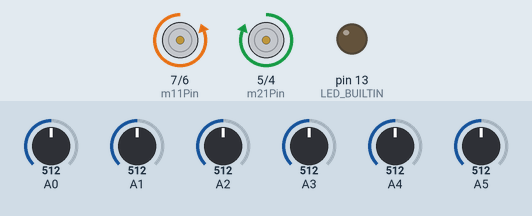
The sketch below on a simulated Arduino Uno, built with avr-gcc and run on an emulated ATmega328P. Parts: motor-driver pin pairs drawn as motors (green arrow = first pin HIGH = forward, orange = second pin HIGH = backward, longer = more drive, scaled by the enable pin), output pins drawn as LEDs (lit = HIGH). The test bench sets the inputs (shaded band); at power-on: A0 = 512, A2 = 512, A4 = 512, A1 = 512, A3 = 512, A5 = 512. What the sketch prints to the serial monitor is not drawn.

Above: at 14.3 s.
14.4 s: A0 set to 524
At 15.15 s:
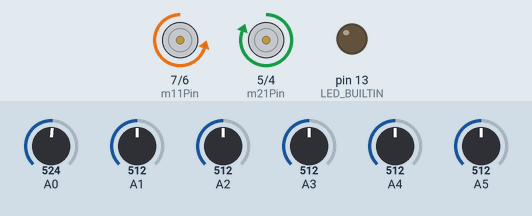
At 16.66 s:
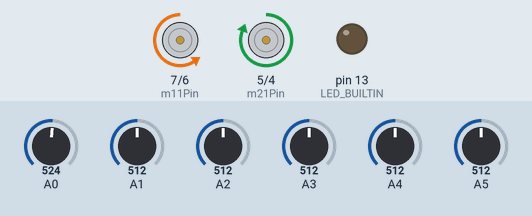
17.4 s: A2 set to 464
At 18.46 s:
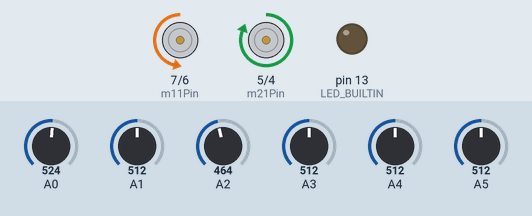
20.4 s: A2 set to 434
21.9 s: A4 set to 646
24.9 s: A4 set to 676
At 26.42 s:
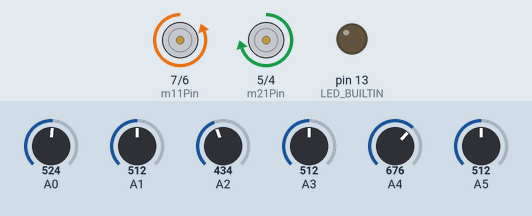
27.9 s: A1 set to 60
Timing chart, 0 to 30.9 s (numbered marks = the images above; inputs shaded):
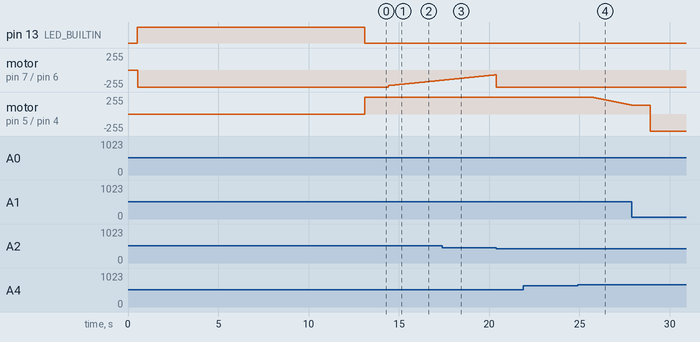

The sketch:

spinny.ino
```cpp
#include <QTRSensors.h>

const int bitsPerSecond = 9600;
const int m11Pin = 7;
const int m12Pin = 6;
const int m21Pin = 5;
const int m22Pin = 4;
const int m1Enable = 11;
const int m2Enable = 10;
const float maxSpeed = 255;
const float minSpeed = -255;
const float baseSpeed = 255;
const int sensorCount = 6;
const int delayBeforeCalibration = 500;
const int calibrationCount = 350;
const int sensorMinValue = 0;
const int sensorMaxValue = 5000;
const int errorMinValue = -70;
const int errorMaxValue = 70;
const int calibrationSpeedLower = -255;
const int calibrationSpeedZero = 0;
const int calibrationSpeedHigher = 255;
const int errorIntervalLowerBound = -30;
const int errorIntervalUpperBound = 30;
const byte right = 0;
const byte left = 1;

float kp = 20;
float ki = 0.1;
float kd = 17;
float m1Speed = 0;
float m2Speed = 0;
float p = 0;
float i = 0;
float d = 0;
float error = 0;
float lastError = 0;
int sensorValues[sensorCount];
int sensors[sensorCount] = {0, 0, 0, 0, 0, 0};
float motorSpeed;
byte lastDirection = 0;
QTRSensors qtr;

void setup() {
  Serial.begin(bitsPerSecond);
  pinMode(m11Pin, OUTPUT);
  pinMode(m12Pin, OUTPUT);
  pinMode(m21Pin, OUTPUT);
  pinMode(m22Pin, OUTPUT);
  pinMode(m1Enable, OUTPUT);
  pinMode(m2Enable, OUTPUT);

  qtr.setTypeAnalog();
  qtr.setSensorPins((const uint8_t[]){A0, A1, A2, A3, A4, A5}, sensorCount);

  delay(delayBeforeCalibration);
  pinMode(LED_BUILTIN, OUTPUT);
  digitalWrite(LED_BUILTIN, HIGH);

  for (uint16_t i = 0; i < calibrationCount; i++) {
    qtr.calibrate();
    Serial.println(getError());
    if (getError() > errorIntervalUpperBound) {
      lastDirection = right;
      setMotorSpeed(calibrationSpeedZero, calibrationSpeedLower);
    }
    else if (getError() < errorIntervalLowerBound) {
      lastDirection = left;
      setMotorSpeed(calibrationSpeedLower, calibrationSpeedZero);
    }
    else {
      if (lastDirection == right) {
        setMotorSpeed(calibrationSpeedHigher, calibrationSpeedZero);
      }
      else if (lastDirection == left) {
        setMotorSpeed(calibrationSpeedZero, calibrationSpeedHigher);
      }
    }
  }
  digitalWrite(LED_BUILTIN, LOW);
}

void loop() {
  float error = getError();

  p = error;
  i = i + error;
  d = error - lastError;
  lastError = error;

  motorSpeed = kp * p + ki * i + kd * d;

  m1Speed = baseSpeed;
  m2Speed = baseSpeed;

  if (error < 0) {
    m1Speed += motorSpeed;
  }
  else if (error > 0) {
    m2Speed -= motorSpeed;
  }

  m1Speed = constrain(m1Speed, minSpeed, maxSpeed);
  m2Speed = constrain(m2Speed, minSpeed, maxSpeed);

  setMotorSpeed(m1Speed, m2Speed);
}

float getError() {
  return map(qtr.readLineBlack(sensorValues), sensorMinValue, sensorMaxValue, errorMinValue, errorMaxValue);
}

void setMotorSpeed(int motor1Speed, int motor2Speed) {
  motor1Speed = -motor1Speed;
  if (motor1Speed == 0) {
    digitalWrite(m11Pin, LOW);
    digitalWrite(m12Pin, LOW);
    analogWrite(m1Enable, motor1Speed);
  }
  else {
    if (motor1Speed > 0) {
      digitalWrite(m11Pin, HIGH);
      digitalWrite(m12Pin, LOW);
      analogWrite(m1Enable, motor1Speed);
    }
    if (motor1Speed < 0) {
      digitalWrite(m11Pin, LOW);
      digitalWrite(m12Pin, HIGH);
      analogWrite(m1Enable, -motor1Speed);
    }
  }
  if (motor2Speed == 0) {
    digitalWrite(m21Pin, LOW);
    digitalWrite(m22Pin, LOW);
    analogWrite(m2Enable, motor2Speed);
  }
  else {
    if (motor2Speed > 0) {
      digitalWrite(m21Pin, HIGH);
      digitalWrite(m22Pin, LOW);
      analogWrite(m2Enable, motor2Speed);
    }
    if (motor2Speed < 0) {
      digitalWrite(m21Pin, LOW);
      digitalWrite(m22Pin, HIGH);
      analogWrite(m2Enable, -motor2Speed);
    }
  }
}
```

Measured:
- the behaviour switches between 512 and 513 on A0 (found by bisection; images 0 and 1)
- the behaviour switches between 657 and 658 on A4 (found by bisection; images 3 and 4)
- after the input at 14.4 s, motor on pin 7 (m11Pin) / pin 6 (m12Pin): moves from backward 255/255 to backward 153/255 over 3.0 s, starting at once
- after the input at 21.9 s, every drawn part: stays the same
